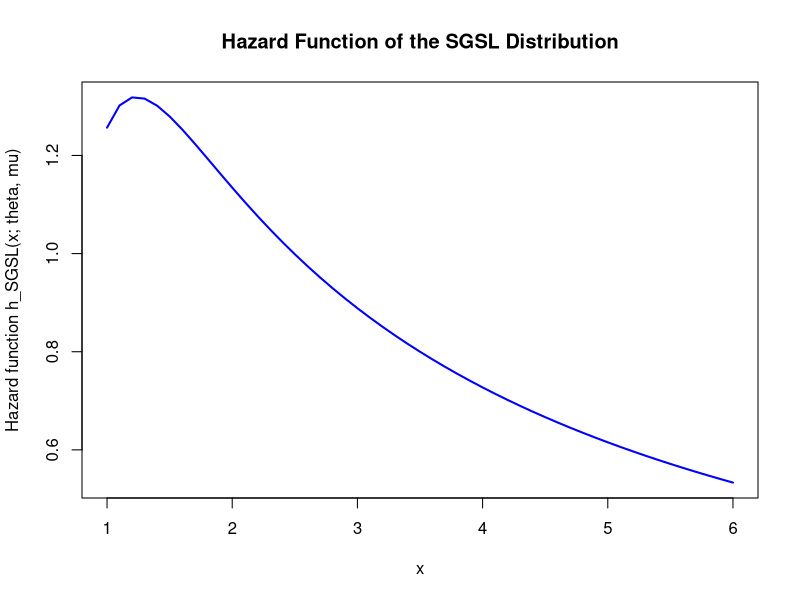
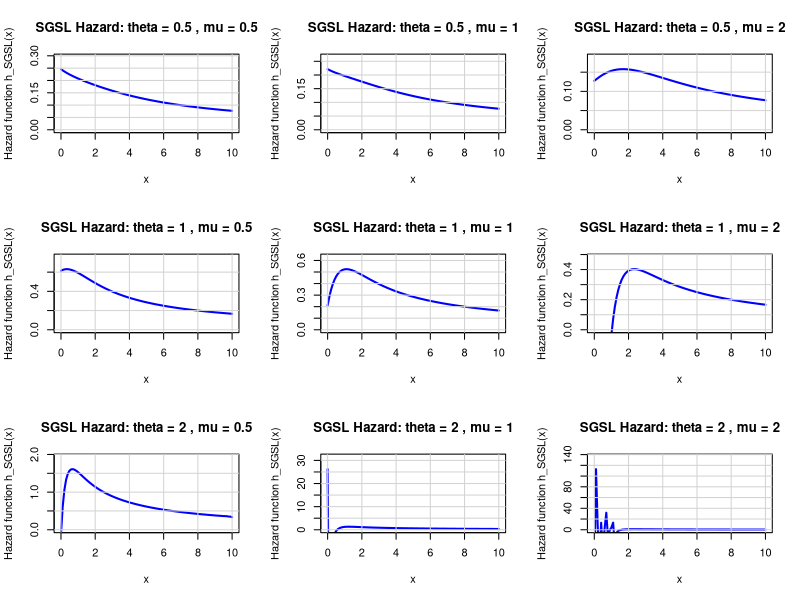

The R source for these figures, in order:
# Define the shifted Lindley CDF
F_shifted_lindley <- function(x, theta, mu) {
  1 - ((1 + theta * (1 + x)) / (1 + theta * (1 + mu))) * exp(-theta * (x - mu))
}

# Define the shifted Lindley PDF
f_shifted_lindley <- function(x, theta, mu) {
  (theta^2 / (1 + theta * (1 + mu))) * exp(-theta * (x - mu))
}

# Define the SGSL CDF
G_SGSL <- function(x, theta, mu) {
  sin((pi / 2) * F_shifted_lindley(x, theta, mu))
}

# Define the SGSL PDF
g_SGSL <- function(x, theta, mu) {
  (pi / 2) * cos((pi / 2) * F_shifted_lindley(x, theta, mu)) * f_shifted_lindley(x, theta, mu)
}

# Define the SGSL hazard function
h_SGSL <- function(x, theta, mu) {
  g_SGSL(x, theta, mu) / (1 - G_SGSL(x, theta, mu))
}

# Example parameters
theta <- 2
mu <- 1

# Example x values
x_values <- seq(mu, mu + 5, by = 0.1)

# Calculate the hazard function values
hazard_values <- h_SGSL(x_values, theta, mu)

# Plot the hazard function
plot(x_values, hazard_values, type = "l", col = "blue", lwd = 2,
     xlab = "x", ylab = "Hazard function h_SGSL(x; theta, mu)",
     main = "Hazard Function of the SGSL Distribution")

#################################

# ---- Define Functions ----

F_shifted_lindley <- function(x, theta, mu) {
  1 - ((1 + theta * (1 + x)) / (1 + theta * (1 + mu))) * exp(-theta * (x - mu))
}

f_shifted_lindley <- function(x, theta, mu) {
  (theta^2 / (1 + theta * (1 + mu))) * exp(-theta * (x - mu))
}

G_SGSL <- function(x, theta, mu) {
  sin((pi / 2) * F_shifted_lindley(x, theta, mu))
}

g_SGSL <- function(x, theta, mu) {
  (pi / 2) * cos((pi / 2) * F_shifted_lindley(x, theta, mu)) * f_shifted_lindley(x, theta, mu)
}

h_SGSL <- function(x, theta, mu) {
  g_SGSL(x, theta, mu) / (1 - G_SGSL(x, theta, mu))
}


# ---- Parameter Exploration & Plots ----

# Parameters
theta_values <- c(0.5, 1, 2)  # Varying theta
mu_values <- c(0.5, 1, 2)   # Varying mu
x_values <- seq(0, 10, by = 0.1)  # Wider range of x values

# Plot Setup
par(mfrow = c(length(theta_values), length(mu_values)))

for (theta in theta_values) {
  for (mu in mu_values) {

    # Calculate Hazard
    hazard_values <- h_SGSL(x_values, theta, mu)

    # Enhanced Plot
    plot(x_values, hazard_values, type = "l", col = "blue", lwd = 2,
         xlab = "x", ylab = "Hazard function h_SGSL(x)",
         main = paste("SGSL Hazard: theta =", theta, ", mu =", mu),
         ylim = c(0, max(hazard_values) * 1.2))  # Adjust y-axis for clarity
    grid(lty = 1, col = "lightgray")  # Add gridlines
  }
}


# ---- Statistical Interpretation of Hazard Function ----

# Hazard function's interpretation:
# - Instantaneous risk of an event (e.g., failure, death) occurring at time x,
#   given that the individual or item has survived up to time x.
# - High hazard indicates a greater risk of the event happening soon.
# - Low hazard suggests a lower risk of the event in the near future.

# Examples of interpretations based on your plots:
# - If the hazard is increasing, the risk of the event increases over time.
# - If the hazard is decreasing, the risk of the event decreases over time.
# - A constant hazard indicates a constant risk of the event throughout.
